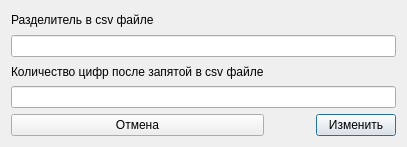
<?xml version="1.0" encoding="UTF-8"?>
<ui version="4.0">
 <class>Dialog</class>
 <widget class="QDialog" name="Dialog">
  <property name="geometry">
   <rect>
    <x>0</x>
    <y>0</y>
    <width>407</width>
    <height>147</height>
   </rect>
  </property>
  <property name="windowTitle">
   <string>Dialog</string>
  </property>
  <layout class="QGridLayout" name="gridLayout">
   <item row="0" column="0">
    <widget class="QLabel" name="label_2">
     <property name="text">
      <string>Разделитель в csv файле</string>
     </property>
    </widget>
   </item>
   <item row="2" column="0">
    <widget class="QLabel" name="label">
     <property name="text">
      <string>Количество цифр после запятой в csv файле</string>
     </property>
    </widget>
   </item>
   <item row="1" column="0" colspan="3">
    <widget class="QLineEdit" name="txtCsvDelimeter"/>
   </item>
   <item row="4" column="2">
    <widget class="QPushButton" name="btnAdd">
     <property name="text">
      <string>Изменить</string>
     </property>
    </widget>
   </item>
   <item row="4" column="1">
    <spacer name="horizontalSpacer">
     <property name="orientation">
      <enum>Qt::Horizontal</enum>
     </property>
     <property name="sizeHint" stdset="0">
      <size>
       <width>46</width>
       <height>20</height>
      </size>
     </property>
    </spacer>
   </item>
   <item row="4" column="0">
    <widget class="QPushButton" name="btnCancel">
     <property name="text">
      <string>Отмена</string>
     </property>
    </widget>
   </item>
   <item row="3" column="0" colspan="3">
    <widget class="QLineEdit" name="txtCsvAccuracy"/>
   </item>
  </layout>
 </widget>
 <resources/>
 <connections/>
</ui>
